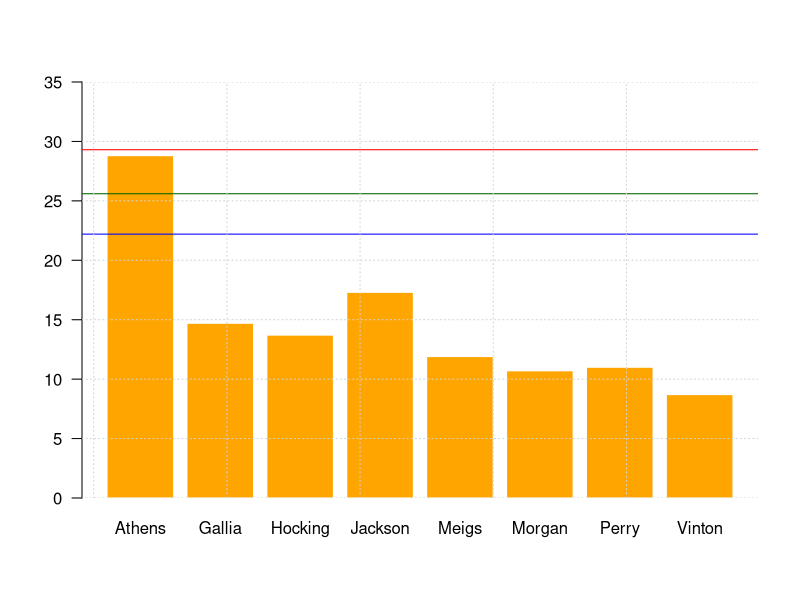
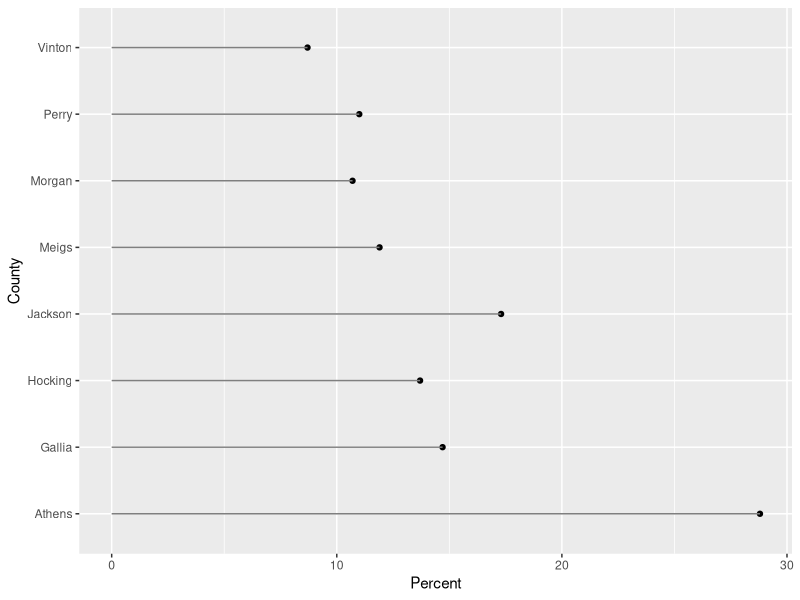

These charts were generated, in order, by the following R code:
data <- data.frame(County=c("Athens","Gallia","Hocking","Jackson","Meigs","Morgan","Perry","Vinton"), Percent=c(28.8,14.7,13.7,17.3,11.9,10.7,11.0,8.7))
barplot(data$Percent, col="orange",names.arg = data$County,ylim=c(0, 35),border="white",las=1)
abline(h = 29.3, col="red")
abline(h = 22.2, col="blue")
abline(h = 25.6, col="darkgreen")
grid()


library(ggplot2)
library(dplyr)

data <- data %>% arrange(desc(Percent))
ggplot(data=data,aes(y = County,x=Percent))+geom_point()+
geom_segment(aes(x = 0, y = County, xend = Percent, yend = County), color = "grey50")

